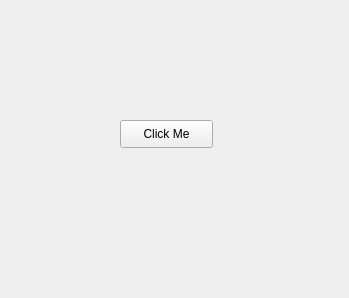
<?xml version="1.0" encoding="UTF-8"?>
<ui version="4.0">
 <class>Widget</class>
 <widget class="QWidget" name="Widget">
  <property name="geometry">
   <rect>
    <x>0</x>
    <y>0</y>
    <width>349</width>
    <height>298</height>
   </rect>
  </property>
  <property name="windowTitle">
   <string>Widget</string>
  </property>
  <widget class="QPushButton" name="pushButton">
   <property name="geometry">
    <rect>
     <x>120</x>
     <y>120</y>
     <width>93</width>
     <height>28</height>
    </rect>
   </property>
   <property name="text">
    <string>Click Me</string>
   </property>
  </widget>
 </widget>
 <layoutdefault spacing="6" margin="11"/>
 <resources/>
 <connections/>
</ui>
